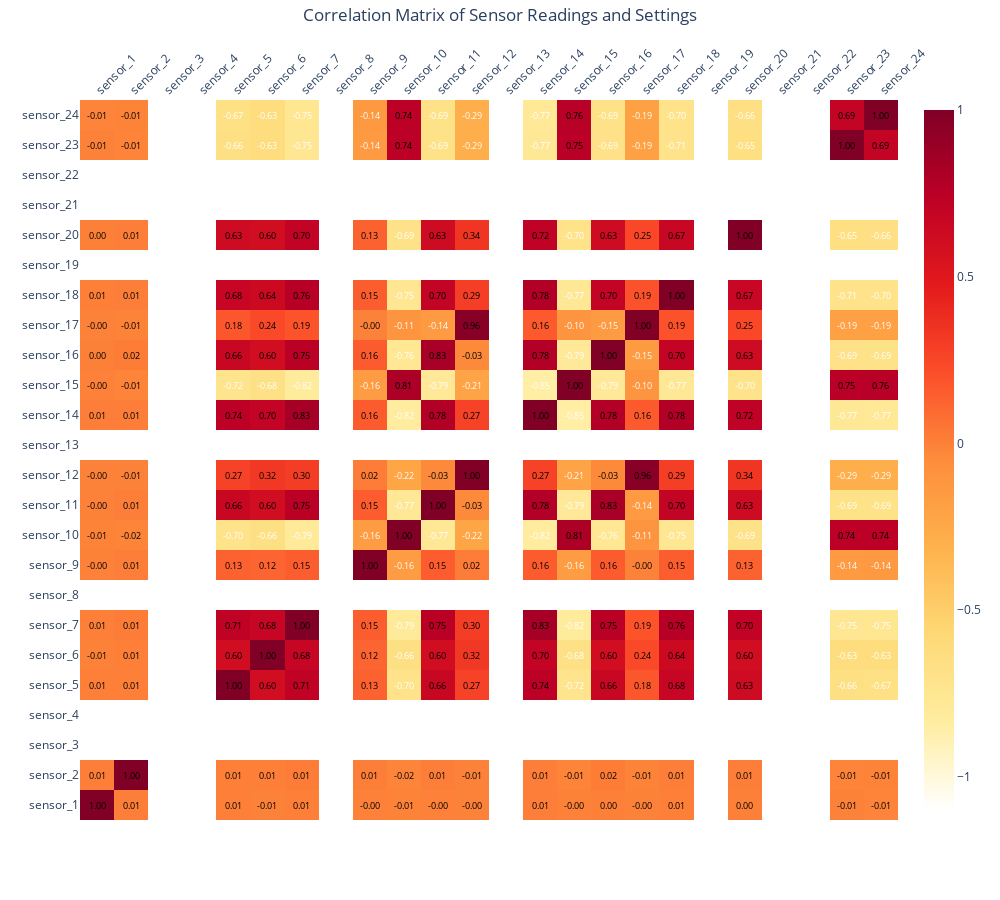

Notebook code cell kept with this figure:
### Markdown cell above
### Generate Correlation Matrix

### Code cell
import plotly.figure_factory as ff
import numpy as np

# Assuming train_data is already loaded and processed as per previous steps

# Calculate the correlation matrix excluding 'engine_id' and 'cycle' columns
correlation_matrix = train_data.iloc[:, 2:].corr()

# Replace NaN values with a number that is out of the correlation range for plotting
correlation_matrix_clean = correlation_matrix.fillna(-1.1)  # Use -1.1 as it is out of the -1 to 1 range

# Create the text for annotations, rounding to two decimal places and replacing NaNs with empty strings
annotated_text = [[f"{value:.2f}" if not np.isnan(value) else '' for value in row] for row in correlation_matrix.values]

# Create the heatmap with annotations
fig = ff.create_annotated_heatmap(
    z=correlation_matrix_clean.to_numpy(),
    x=list(correlation_matrix_clean.columns),
    y=list(correlation_matrix_clean.index),
    annotation_text=annotated_text,
    showscale=True,
    colorscale='thermal'  # Using a thermal color scale
)

# Define the color for NaNs and the color scale
colors = ['rgb(255,255,255)', 'rgb(255,237,160)', 'rgb(254,217,118)',
          'rgb(254,178,76)', 'rgb(253,141,60)', 'rgb(252,78,42)',
          'rgb(227,26,28)', 'rgb(189,0,38)', 'rgb(128,0,38)']
scale = [0, 0.125, 0.25, 0.375, 0.5, 0.625, 0.75, 0.875, 1]

fig.data[0].colorscale = list(zip(scale, colors))

# Update the layout to adjust the font size of annotations and improve the title positioning
fig.update_layout(
    title={
        'text': 'Correlation Matrix of Sensor Readings and Settings',
        'y':0.99,  # Adjust the title position upwards
        'x':0.5,
        'xanchor': 'center',
        'yanchor': 'top'
    },
    width=1000,
    height=900,
    xaxis=dict(tickangle=-45),
    yaxis=dict(tickmode='array', tickvals=list(range(len(correlation_matrix_clean.index))), ticktext=list(correlation_matrix_clean.index)),
    plot_bgcolor='white',  # Set background to white
    paper_bgcolor='white'
)

# Update the annotations to adjust the font size
for annotation in fig.layout.annotations:
    annotation.font.size = 9  # Adjust font size here

# Show the figure
fig.show()
